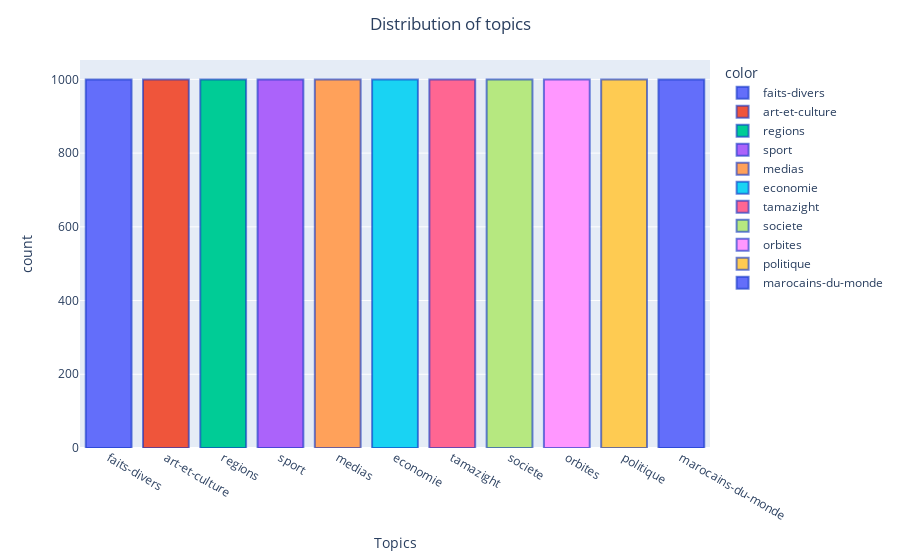

Notebook source saved alongside this figure:
### Markdown cell above
### Distribution of topics `

### Code cell
fig=px.histogram(df["topic"],labels={"value" :"Topics"},color=df["topic"])
fig.update_traces(marker=dict(line=dict(color='rgba(12, 50, 196, 0.6)',width=2)))
fig.update_layout(title_text="Distribution of topics",title_x=0.5)

## from that we know that the data is balanced and no need for data augmentation, but in future we can need to increase the dataset itself

### Figure 1 — Plotly figure (JSON) as saved in the notebook; plotly's stock layout.template omitted (floating-point values rounded to 4 significant figures; data arrays with more than 128 entries replaced by an {"elided": "..."} marker saying what was removed)
{"data": [{"alignmentgroup": "True", "bingroup": "x", "hovertemplate": "color=faits-divers<br>Topics=%{x}<br>count=%{y}<extra></extra>", "legendgroup": "faits-divers", "marker": {"color": "#636efa", "pattern": {"shape": ""}, "line": {"color": "rgba(12, 50, 196, 0.6)", "width": 2}}, "name": "faits-divers", "offsetgroup": "faits-divers", "orientation": "v", "showlegend": true, "x": {"elided": "1000 str values"}, "xaxis": "x", "yaxis": "y", "type": "histogram"}, {"alignmentgroup": "True", "bingroup": "x", "hovertemplate": "color=art-et-culture<br>Topics=%{x}<br>count=%{y}<extra></extra>", "legendgroup": "art-et-culture", "marker": {"color": "#EF553B", "pattern": {"shape": ""}, "line": {"color": "rgba(12, 50, 196, 0.6)", "width": 2}}, "name": "art-et-culture", "offsetgroup": "art-et-culture", "orientation": "v", "showlegend": true, "x": {"elided": "1000 str values"}, "xaxis": "x", "yaxis": "y", "type": "histogram"}, {"alignmentgroup": "True", "bingroup": "x", "hovertemplate": "color=regions<br>Topics=%{x}<br>count=%{y}<extra></extra>", "legendgroup": "regions", "marker": {"color": "#00cc96", "pattern": {"shape": ""}, "line": {"color": "rgba(12, 50, 196, 0.6)", "width": 2}}, "name": "regions", "offsetgroup": "regions", "orientation": "v", "showlegend": true, "x": {"elided": "1000 str values"}, "xaxis": "x", "yaxis": "y", "type": "histogram"}, {"alignmentgroup": "True", "bingroup": "x", "hovertemplate": "color=sport<br>Topics=%{x}<br>count=%{y}<extra></extra>", "legendgroup": "sport", "marker": {"color": "#ab63fa", "pattern": {"shape": ""}, "line": {"color": "rgba(12, 50, 196, 0.6)", "width": 2}}, "name": "sport", "offsetgroup": "sport", "orientation": "v", "showlegend": true, "x": {"elided": "1000 str values"}, "xaxis": "x", "yaxis": "y", "type": "histogram"}, {"alignmentgroup": "True", "bingroup": "x", "hovertemplate": "color=medias<br>Topics=%{x}<br>count=%{y}<extra></extra>", "legendgroup": "medias", "marker": {"color": "#FFA15A", "pattern": {"shape": ""}, "line": {"color": "rgba(12, 50, 196, 0.6)", "width": 2}}, "name": "medias", "offsetgroup": "medias", "orientation": "v", "showlegend": true, "x": {"elided": "1000 str values"}, "xaxis": "x", "yaxis": "y", "type": "histogram"}, {"alignmentgroup": "True", "bingroup": "x", "hovertemplate": "color=economie<br>Topics=%{x}<br>count=%{y}<extra></extra>", "legendgroup": "economie", "marker": {"color": "#19d3f3", "pattern": {"shape": ""}, "line": {"color": "rgba(12, 50, 196, 0.6)", "width": 2}}, "name": "economie", "offsetgroup": "economie", "orientation": "v", "showlegend": true, "x": {"elided": "1000 str values"}, "xaxis": "x", "yaxis": "y", "type": "histogram"}, {"alignmentgroup": "True", "bingroup": "x", "hovertemplate": "color=tamazight<br>Topics=%{x}<br>count=%{y}<extra></extra>", "legendgroup": "tamazight", "marker": {"color": "#FF6692", "pattern": {"shape": ""}, "line": {"color": "rgba(12, 50, 196, 0.6)", "width": 2}}, "name": "tamazight", "offsetgroup": "tamazight", "orientation": "v", "showlegend": true, "x": {"elided": "1000 str values"}, "xaxis": "x", "yaxis": "y", "type": "histogram"}, {"alignmentgroup": "True", "bingroup": "x", "hovertemplate": "color=societe<br>Topics=%{x}<br>count=%{y}<extra></extra>", "legendgroup": "societe", "marker": {"color": "#B6E880", "pattern": {"shape": ""}, "line": {"color": "rgba(12, 50, 196, 0.6)", "width": 2}}, "name": "societe", "offsetgroup": "societe", "orientation": "v", "showlegend": true, "x": {"elided": "1000 str values"}, "xaxis": "x", "yaxis": "y", "type": "histogram"}, {"alignmentgroup": "True", "bingroup": "x", "hovertemplate": "color=orbites<br>Topics=%{x}<br>count=%{y}<extra></extra>", "legendgroup": "orbites", "marker": {"color": "#FF97FF", "pattern": {"shape": ""}, "line": {"color": "rgba(12, 50, 196, 0.6)", "width": 2}}, "name": "orbites", "offsetgroup": "orbites", "orientation": "v", "showlegend": true, "x": {"elided": "1000 str values"}, "xaxis": "x", "yaxis": "y", "type": "histogram"}, {"alignmentgroup": "True", "bingroup": "x", "hovertemplate": "color=politique<br>Topics=%{x}<br>count=%{y}<extra></extra>", "legendgroup": "politique", "marker": {"color": "#FECB52", "pattern": {"shape": ""}, "line": {"color": "rgba(12, 50, 196, 0.6)", "width": 2}}, "name": "politique", "offsetgroup": "politique", "orientation": "v", "showlegend": true, "x": {"elided": "1000 str values"}, "xaxis": "x", "yaxis": "y", "type": "histogram"}, {"alignmentgroup": "True", "bingroup": "x", "hovertemplate": "color=marocains-du-monde<br>Topics=%{x}<br>count=%{y}<extra></extra>", "legendgroup": "marocains-du-monde", "marker": {"color": "#636efa", "pattern": {"shape": ""}, "line": {"color": "rgba(12, 50, 196, 0.6)", "width": 2}}, "name": "marocains-du-monde", "offsetgroup": "marocains-du-monde", "orientation": "v", "showlegend": true, "x": {"elided": "1000 str values"}, "xaxis": "x", "yaxis": "y", "type": "histogram"}], "layout": {"xaxis": {"anchor": "y", "domain": [0, 1], "title": {"text": "Topics"}, "type": "category", "range": [-0.5, 10.5], "autorange": true}, "yaxis": {"anchor": "x", "domain": [0, 1], "title": {"text": "count"}, "range": [0, 1053.0], "autorange": true}, "legend": {"title": {"text": "color"}, "tracegroupgap": 0}, "margin": {"t": 60}, "barmode": "relative", "title": {"text": "Distribution of topics", "x": 0.5}, "autosize": true}}
